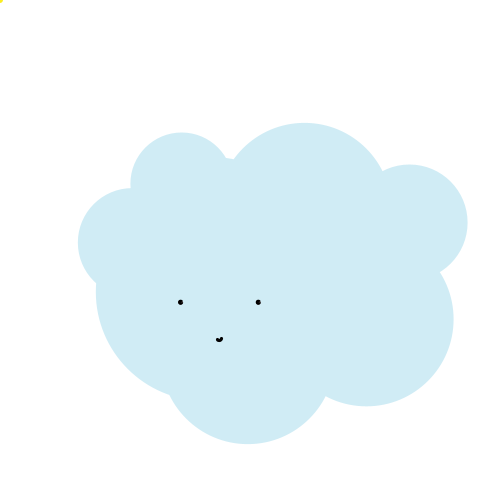
Frame 1 (no input)
Frame 60 (the mouse pressed at the canvas centre just before this capture): identical to frame 1, image omitted
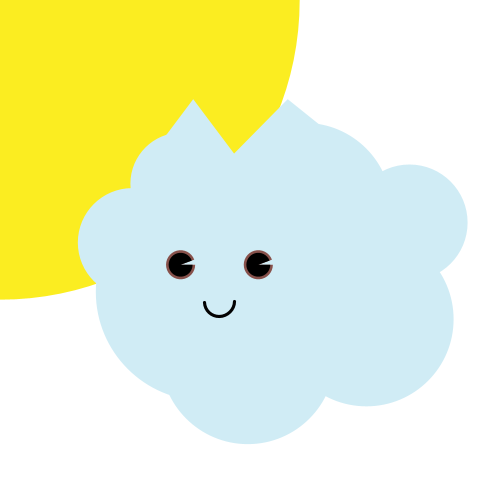
Frame 120 (the mouse held since frame 60 and released just before this capture)

The Processing sketch that drew these frames (run headless with seeded random() and noise(); from frame 60 on, the mouse is pressed at the canvas centre):

// Processing sketch: processing_111078
// ── processing_111078.pde

//Grabby Cloud: Variables Animations
//Viirj kan, 2013


float v = 200; 

void setup() {
size(500, 500);
smooth();
}

void draw() {
  background(255);
  v = mouseX;
  
  
int cloudSizeX = width/3;
int cloudSizeY = height/3;



//CHANGE 5 = Sun Appears+++++++++++++++++++++++++
//YellowCircle
fill(251, 237, 33);
noStroke();
float sunAppear = map(v, 0, cloudSizeX, 6, 400);
ellipse(0, 0, sunAppear, sunAppear);

 




//CloudBODY//////////////////////////////////////////////////////////
 
fill(208, 236, 245);
strokeWeight(0);
noStroke();
ellipseMode(CENTER);

//CHANGE 1 = BodyMove+++++++++++++++++++++++++
//leftCircle
 
//CHANGE = CAT EaRS ++++++++++++++++++++++++
scale(1.05);
translate(-30,0);
float ears = map(v,0,9,150,148);
triangle(214,ears,267,165,161,165);
triangle(304,ears,367,145,200,200); 

ellipse(90+110, 284, cloudSizeX-50, cloudSizeY-50);
//leftCircle: bottom
ellipse(156+110, 340, cloudSizeX, cloudSizeY);
//BigCircle
ellipse(225, 278, cloudSizeX*1.25, cloudSizeY*1.25);
//smallAboveBigCircle
ellipse(156, 231, cloudSizeX/1.6, cloudSizeY/1.6);
//smallUnderBigCircle
ellipse(255, 332, cloudSizeX-30, cloudSizeY-30);
//smallCircleAboveBig
ellipse(203, 175, cloudSizeX/1.7, cloudSizeY/1.7);
//CircleBump-rightOf
ellipse(238, 213, cloudSizeX-40, cloudSizeY-40);
//CircleBig_rightSide
ellipse(320, 200, cloudSizeX, cloudSizeY);
//CircleBig_BottomSide
ellipse(379, 304, cloudSizeX, cloudSizeY);
//CircleBig_RightMost
ellipse(420, 212, cloudSizeX/1.5, cloudSizeY/1.5);



//FACE///////////////////////////////////////////////////////////
//translate(0, -15);

//CHANGE 2 = FaceMove+++++++++++++++++++++++++
float Face = map(v, -15,-50, 0, 5);
translate(0, Face);



//CHANGE 3 = EyeSmall+++++++++++++++++++++++++
//RIGHT EYE


//eye(brown)
fill(135, 81, 75);
float eyeSize2 = map(v, 18,50, 6, 9);  
arc(276, 290, eyeSize2, eyeSize2, 0, PI+QUARTER_PI+2);

//eye(black)
beginShape();
fill(0);
float eyeSize = map(v, 15,50, 6, 8.5);  
arc(276, 290, eyeSize, eyeSize, 0, PI+QUARTER_PI+2);


//LEFT EYE
//eye(brown)
beginShape();
fill(135, 81, 75);
translate(-74, 0);
arc(276, 290, eyeSize2, eyeSize2, 0, PI+QUARTER_PI+2);

//eye(black)
fill(0);
arc(276, 290, eyeSize, eyeSize, 0, PI+QUARTER_PI+2);


//CHANGE 4 = Mouth Big+++++++++++++++++++++++++
//face:smile
noFill();
stroke(2);
strokeWeight(3);
float smile = map(v, 22,40,5.2,7);
arc(276+37, 290+35, smile,smile, 0, 3.1 );



}
